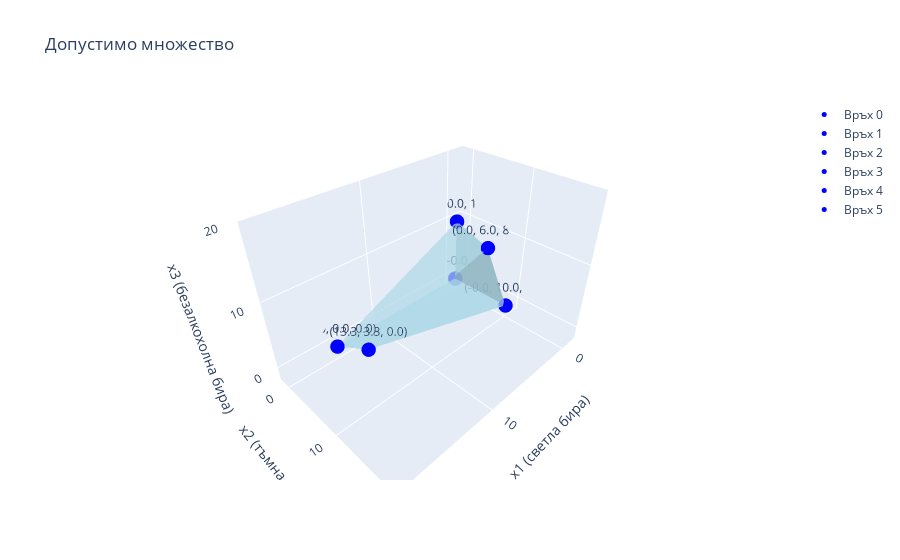

Write notebook code for a chart like this one.
### Code cell
#| label: fig-feasible-3d
#| fig-cap: Допустимо множество

import plotly.graph_objects as go

# Plot the feasible region in 3D
# The feasible region is defined by the vertices of the polytope

# Plot the constraint planes

x1_values = np.linspace(-2, 10, 100)
x2_values = np.linspace(-2, 10, 100)
x1_grid, x2_grid = np.meshgrid(x1_values, x2_values)

# for i in range(A.shape[0]):
#     Z = (b[i] - A[i, 0] * x1_grid - A[i, 1] * x2_grid) / A[i, 2]  
#     fig.add_trace(go.Surface(
#         x=x1_grid,
#         y=x2_grid,
#         z=Z,
#         opacity=0.2,
#         name=f'Constraint {i+1}',
#     ))

# Mesh the vertices to create a 3D surface

from scipy.spatial import ConvexHull
hull = ConvexHull(vertices)

fig = go.Figure()

for simplex in hull.simplices:
    fig.add_trace(go.Mesh3d(
        x=vertices[simplex, 0],
        y=vertices[simplex, 1],
        z=vertices[simplex, 2],
        color='lightblue',
        opacity=0.7,
    ))

for m, i in enumerate(vertices):
    # Plot the coordinates of the vertices and annotate the points
    fig.add_trace(go.Scatter3d(
        x=[i[0]],
        y=[i[1]],
        z=[i[2]],
        name=f"Връх {m}",
        mode='markers+text',
        marker=dict(size=5, color='blue', opacity=1),
        text=[f'({i[0]:.1f}, {i[1]:.1f}, {i[2]:.1f})'],
        textposition="top center",
    ))

fig.update_layout(
    title='Допустимо множество',
    scene=dict(
        xaxis_title='x1 (светла бира)',
        xaxis=dict(nticks=4, range=[-2, 20]),
        yaxis=dict(nticks=4, range=[-2, 20]),
        zaxis=dict(nticks=4, range=[-2, 20]),
        yaxis_title='x2 (тъмна бира)',
        zaxis_title='x3 (безалкохолна бира)',
    )
)

fig.show()

### Figure 1 — Plotly figure (JSON) as saved in the notebook; plotly's stock layout.template omitted (floating-point values rounded to 4 significant figures)
{"data": [{"color": "lightblue", "opacity": 0.7, "type": "mesh3d", "x": [0, -4.441e-16, 15], "y": [-4.441e-16, -4.441e-16, 0], "z": [10, 0, 0]}, {"color": "lightblue", "opacity": 0.7, "type": "mesh3d", "x": [13.33, 0, -4.441e-16], "y": [3.333, 6, 10], "z": [0, 8.0, 0]}, {"color": "lightblue", "opacity": 0.7, "type": "mesh3d", "x": [0, 0, -4.441e-16], "y": [6, -4.441e-16, -4.441e-16], "z": [8.0, 10, 0]}, {"color": "lightblue", "opacity": 0.7, "type": "mesh3d", "x": [0, -4.441e-16, -4.441e-16], "y": [6, -4.441e-16, 10], "z": [8.0, 0, 0]}, {"color": "lightblue", "opacity": 0.7, "type": "mesh3d", "x": [13.33, -4.441e-16, -4.441e-16], "y": [3.333, -4.441e-16, 10], "z": [0, 0, 0]}, {"color": "lightblue", "opacity": 0.7, "type": "mesh3d", "x": [13.33, -4.441e-16, 15], "y": [3.333, -4.441e-16, 0], "z": [0, 0, 0]}, {"color": "lightblue", "opacity": 0.7, "type": "mesh3d", "x": [13.33, 0, 0], "y": [3.333, 6, -4.441e-16], "z": [0, 8.0, 10]}, {"color": "lightblue", "opacity": 0.7, "type": "mesh3d", "x": [13.33, 0, 15], "y": [3.333, -4.441e-16, 0], "z": [0, 10, 0]}, {"marker": {"color": "blue", "opacity": 1, "size": 5}, "mode": "markers+text", "name": "Връх 0", "text": ["(-0.0, 10.0, 0.0)"], "textposition": "top center", "type": "scatter3d", "x": [-4.441e-16], "y": [10], "z": [0]}, {"marker": {"color": "blue", "opacity": 1, "size": 5}, "mode": "markers+text", "name": "Връх 1", "text": ["(-0.0, -0.0, 0.0)"], "textposition": "top center", "type": "scatter3d", "x": [-4.441e-16], "y": [-4.441e-16], "z": [0]}, {"marker": {"color": "blue", "opacity": 1, "size": 5}, "mode": "markers+text", "name": "Връх 2", "text": ["(0.0, 6.0, 8.0)"], "textposition": "top center", "type": "scatter3d", "x": [0], "y": [6], "z": [8.0]}, {"marker": {"color": "blue", "opacity": 1, "size": 5}, "mode": "markers+text", "name": "Връх 3", "text": ["(0.0, -0.0, 10.0)"], "textposition": "top center", "type": "scatter3d", "x": [0], "y": [-4.441e-16], "z": [10]}, {"marker": {"color": "blue", "opacity": 1, "size": 5}, "mode": "markers+text", "name": "Връх 4", "text": ["(13.3, 3.3, 0.0)"], "textposition": "top center", "type": "scatter3d", "x": [13.33], "y": [3.333], "z": [0]}, {"marker": {"color": "blue", "opacity": 1, "size": 5}, "mode": "markers+text", "name": "Връх 5", "text": ["(15.0, 0.0, 0.0)"], "textposition": "top center", "type": "scatter3d", "x": [15], "y": [0], "z": [0]}], "layout": {"scene": {"xaxis": {"nticks": 4, "range": [-2, 20], "title": {"text": "x1 (светла бира)"}}, "yaxis": {"nticks": 4, "range": [-2, 20], "title": {"text": "x2 (тъмна бира)"}}, "zaxis": {"nticks": 4, "range": [-2, 20], "title": {"text": "x3 (безалкохолна бира)"}}}, "title": {"text": "Допустимо множество"}}}
